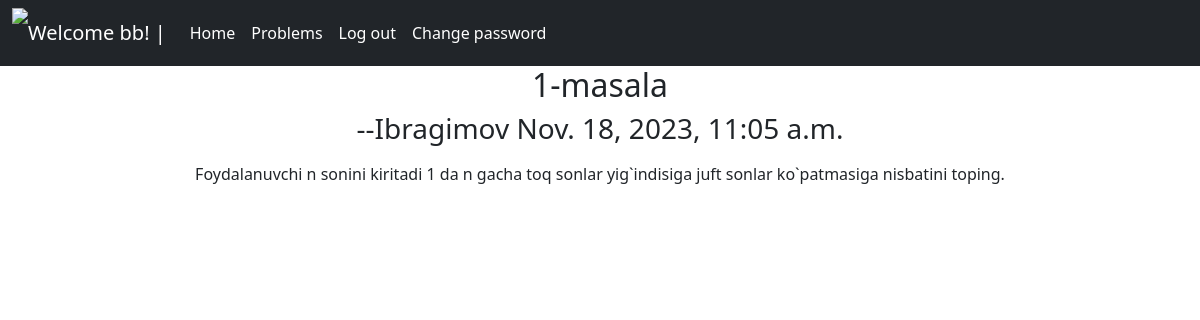
Screenshot of /post/6/ (signed in) with the database file from the repository.
### accounts/models.py (models this page shows)
class CustomUser(AbstractUser):
    age = models.PositiveIntegerField(null=True,blank=True)

### posts/models.py (models this page shows, shortened)
class Post(models.Model):
    title = models.CharField(max_length=200)
    author = models.ForeignKey(
        get_user_model(),
        on_delete=models.CASCADE
    )
    body = RichTextField()
    photo = models.ImageField(upload_to='images/', blank=True, null=True)
    date = models.DateTimeField(auto_now_add=True)

### posts/views.py (the view)
# urls.py: path('<int:pk>/', FullPostView.as_view(), name='full_post'),
class FullPostView(DetailView):
    model = Post
    template_name = 'full_post.html'

### templates/full_post.html (shortened to what this page needs)
<!DOCTYPE html>
<html lang="en">
<head>
</head>
<body>
    {%extends 'base.html'%}
    {%block content%}
    <div class="blogPost" style="text-align: center;" >
        <h2>{{post.title}}</h2>
        <h3>--{{post.author}} {{post.date}}</h3>
        <p>{{post.body|safe}}</p>
        <br>
    </div>
    {%endblock content%}

### templates/base.html (shortened to what this page needs)
{%load static%}
<!DOCTYPE html>
<html lang="en">
<head>
    <link href="https://cdn.jsdelivr.net/npm/bootstrap@5.0.2/dist/css/bootstrap.min.css" rel="stylesheet"
>
</head>
<body>
    {% if user.is_authenticated %}
    <nav class="navbar navbar-expand-lg navbar-dark bg-dark">
        <div class="container-fluid">
            <img src="https://pnghq.com/wp-content/uploads/png-image-of-python-logo-no-text-included-7.png">
          <a class="navbar-brand" href="{%url 'home'%}"> Welcome {{user.first_name}}! |</a>
          <div class="collapse navbar-collapse" id="navbcarNav">
            <ul class="navbar-nav">
              <li class="nav-item">
                <a class="nav-link active" aria-current="page" href="{%url 'home'%}">Home</a>
              </li>
              <li class="nav-item">
                <a class="nav-link active" aria-current="page" href="{%url 'post'%}">Problems</a>
              </li>
              <li class="nav-item">
                <a class="nav-link active" aria-current="page" href="{% url 'logout' %}">Log out</a>
              </li>
              <li class="nav-item">
                <a class="nav-link active" aria-current="page" href="{% url 'password_change' %}">Change password</a>
              </li>
            </ul>
          </div>
        </div>
      </nav>
    {% endif %}
    {% block content %}
    {% endblock content %}
</body>
</html>

### templates/base.html (style rules this page uses)
img { height: 50px; }

### rows the page displays
CustomUser: first_name "bb"
Post: title "1-masala", author "Ibragimov", date "Nov. 18, 2023, 11:05 a.m.", body "Foydalanuvchi n sonini kiritadi 1 da n gacha toq sonlar yig`indisiga juft sonlar ko`patmasiga nisbatini toping."
